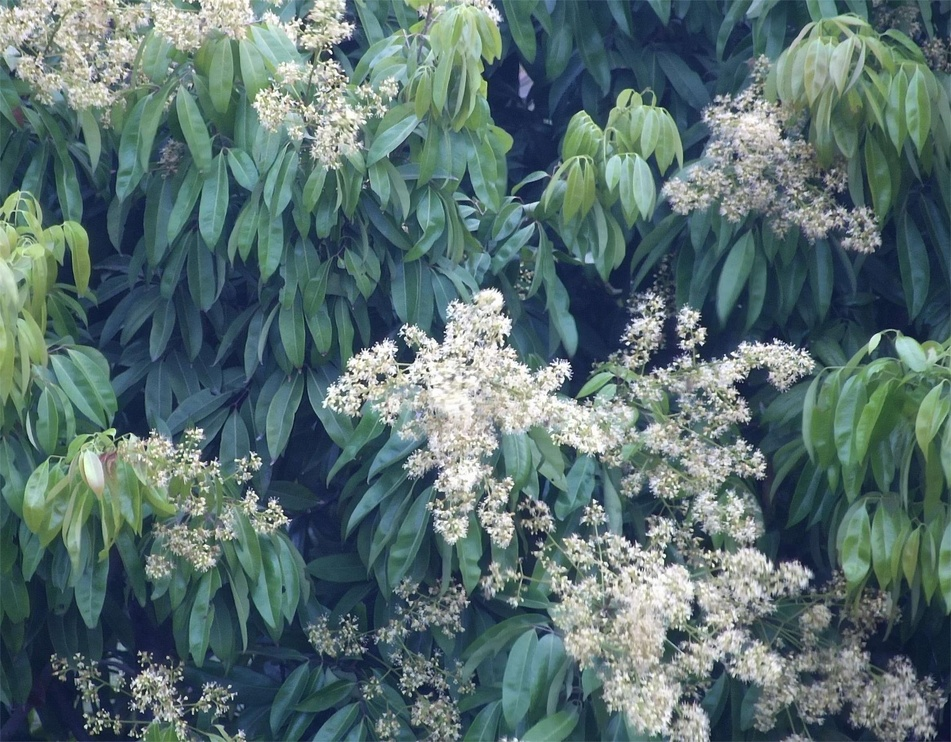
#> input picture img/tree_201_xh7_20210319064500.jpg, 951 x 742 px, shrunk from 2326 x 1813 before the run
$ python add_img.py
#> lines starting #> are read from the running program, lines starting #| are printed output that depends on the picture
import cv2
import matplotlib.pyplot as plt
import numpy as np

# 加载图像
image = cv2.imread('img/tree_201_xh7_20210319064500.jpg')
#> image is the input picture: shape (742, 951, 3); mean B, G, R 111.8, 112.2, 89.6

# 调整亮度
bright_image = cv2.convertScaleAbs(image, alpha=1.2, beta=10)
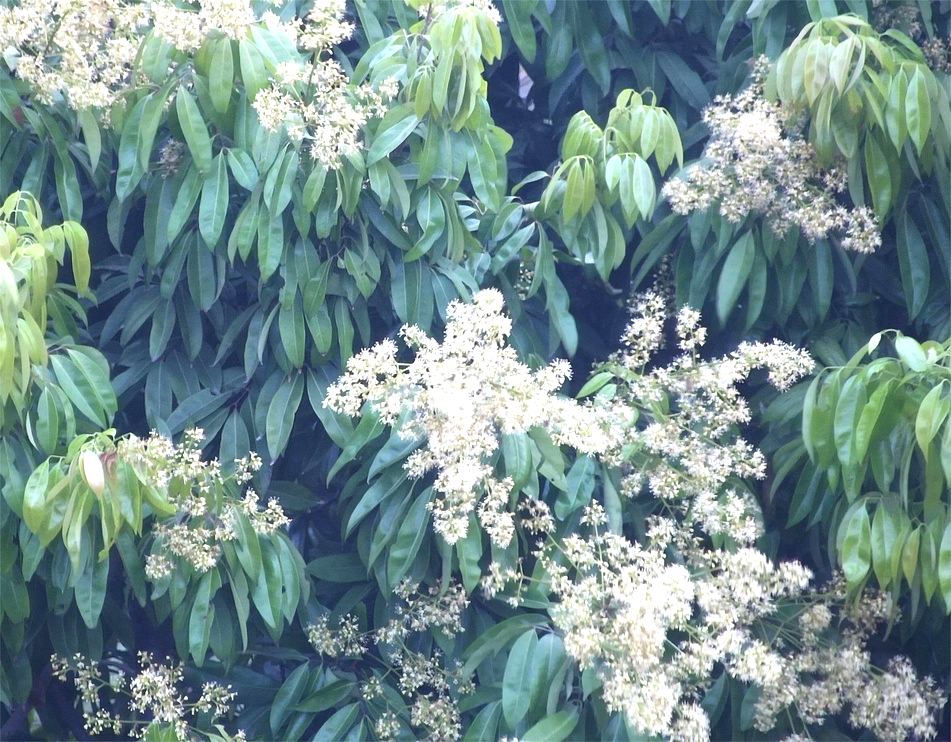
#> bright_image: shape (742, 951, 3); mean B, G, R 142.9, 143, 116.1

# 应用滤镜
blurred_image = cv2.GaussianBlur(image, (15, 15), 0)
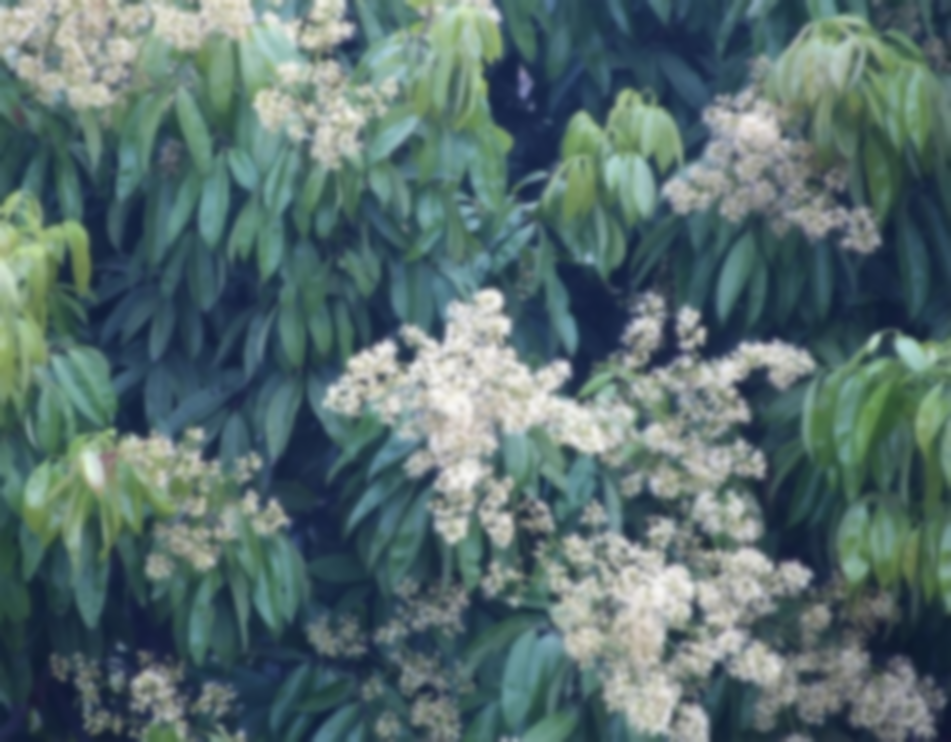
#> blurred_image: shape (742, 951, 3); mean B, G, R 111.8, 112.1, 89.5

# 调整图像亮度和对比度
brightness = -50
contrast = 0.5
ni_image = np.clip(image * contrast + brightness, 0, 255).astype(np.uint8)
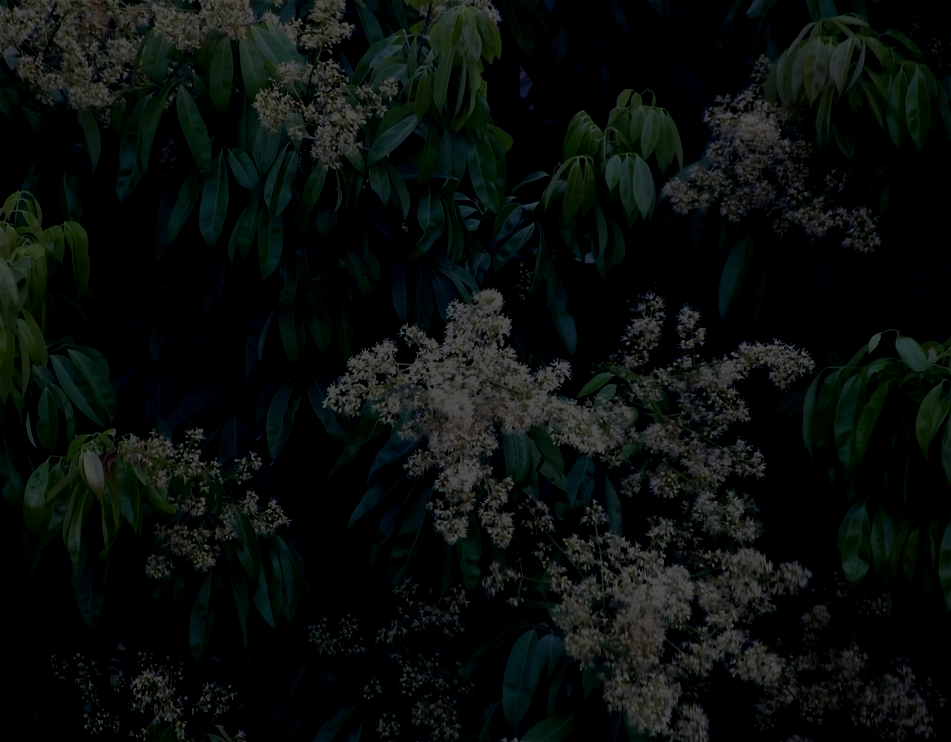
#> ni_image: shape (742, 951, 3); mean B, G, R 11.8, 14.2, 9.7


# 创建一个2x2的图像网格
fig, axes = plt.subplots(2, 2, figsize=(10, 8))

# 在网格中显示原图
axes[0, 0].imshow(cv2.cvtColor(image, cv2.COLOR_BGR2RGB))
axes[0, 0].set_title('原图')

# 在网格中显示亮度调整后的图
axes[0, 1].imshow(cv2.cvtColor(bright_image, cv2.COLOR_BGR2RGB))
axes[0, 1].set_title('正光')

# 在网格中显示滤镜后的图
axes[1, 0].imshow(cv2.cvtColor(blurred_image, cv2.COLOR_BGR2RGB))
axes[1, 0].set_title('雾中')

# 在网格中显示滤镜后的图
axes[1, 1].imshow(cv2.cvtColor(ni_image, cv2.COLOR_BGR2RGB))
axes[1, 1].set_title('逆光')

# 调整图像网格之间的间距
plt.tight_layout()

# 显示图像
plt.show()
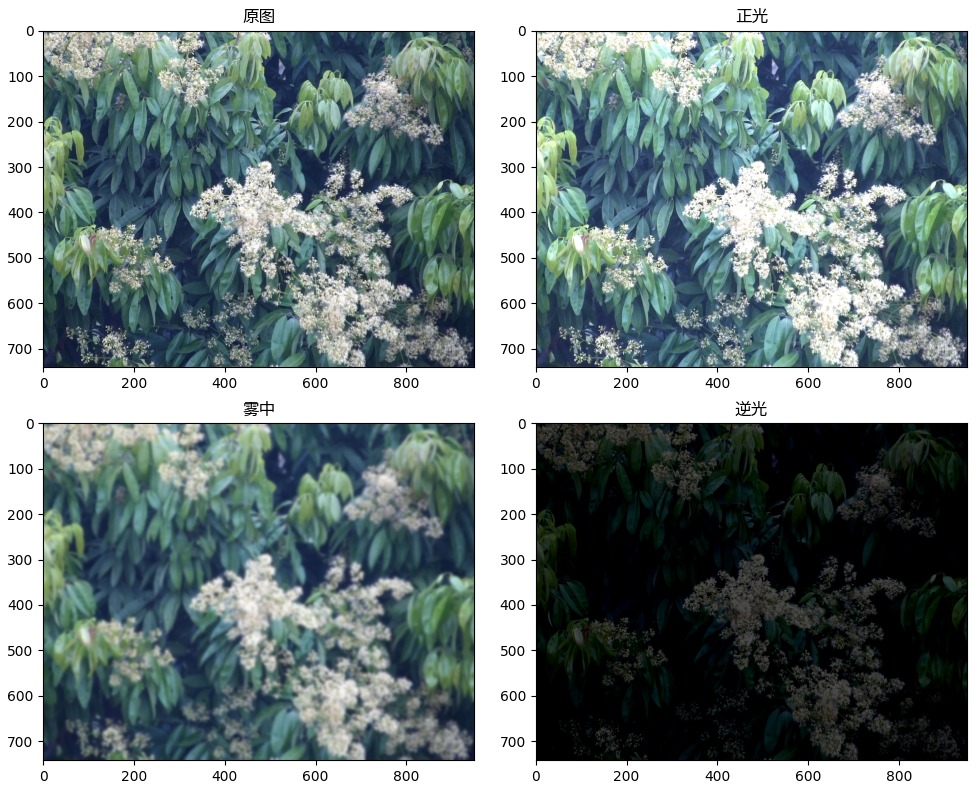
#> figure drawn by matplotlib, 4 panels

$ run again, with img/1.jpg copied over img/tree_201_xh7_20210319064500.jpg
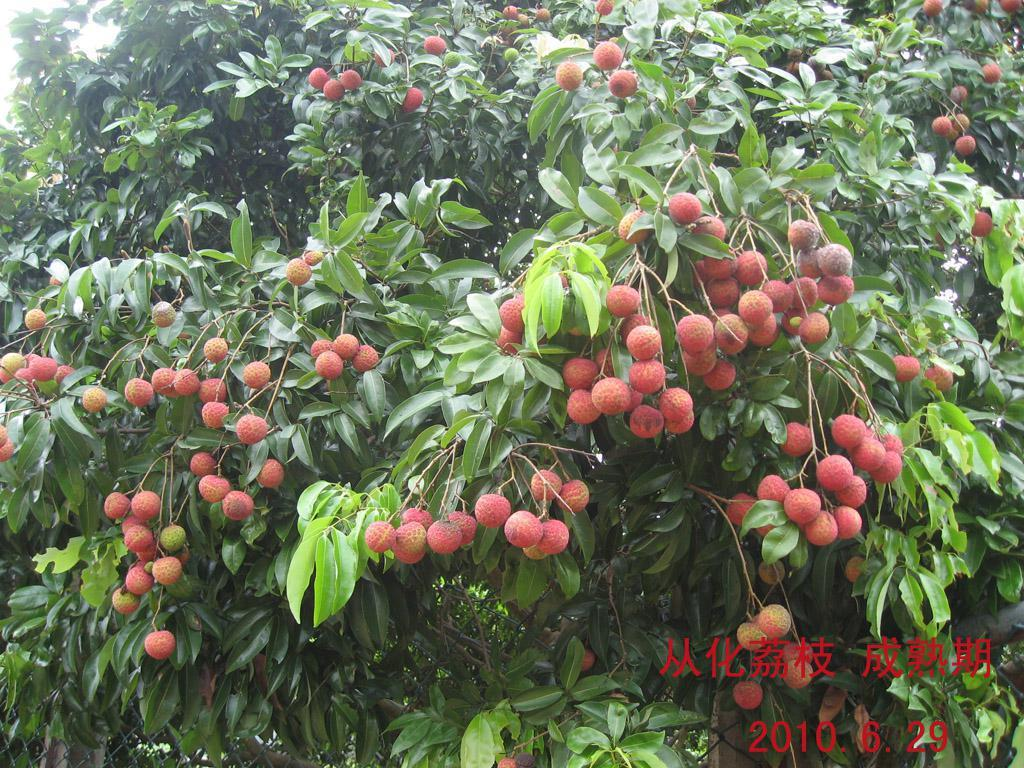
#> input picture img/1.jpg, 1024 x 768 px
#> image is the input picture: shape (768, 1024, 3); mean B, G, R 90.3, 115.7, 108.8
#> `ni_image = np.clip(image * contrast + brightness, 0, 255).astype(np.ui..`:
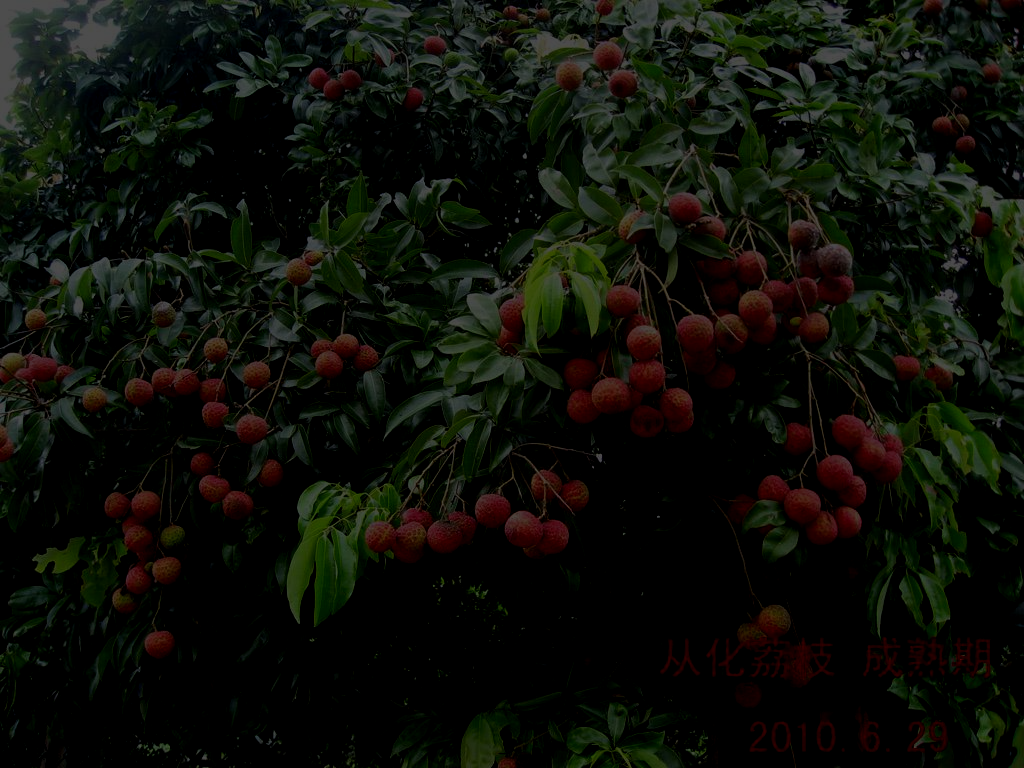
#> ni_image: shape (768, 1024, 3); mean B, G, R 8.8, 15.6, 13.7
#> `plt.show()`:
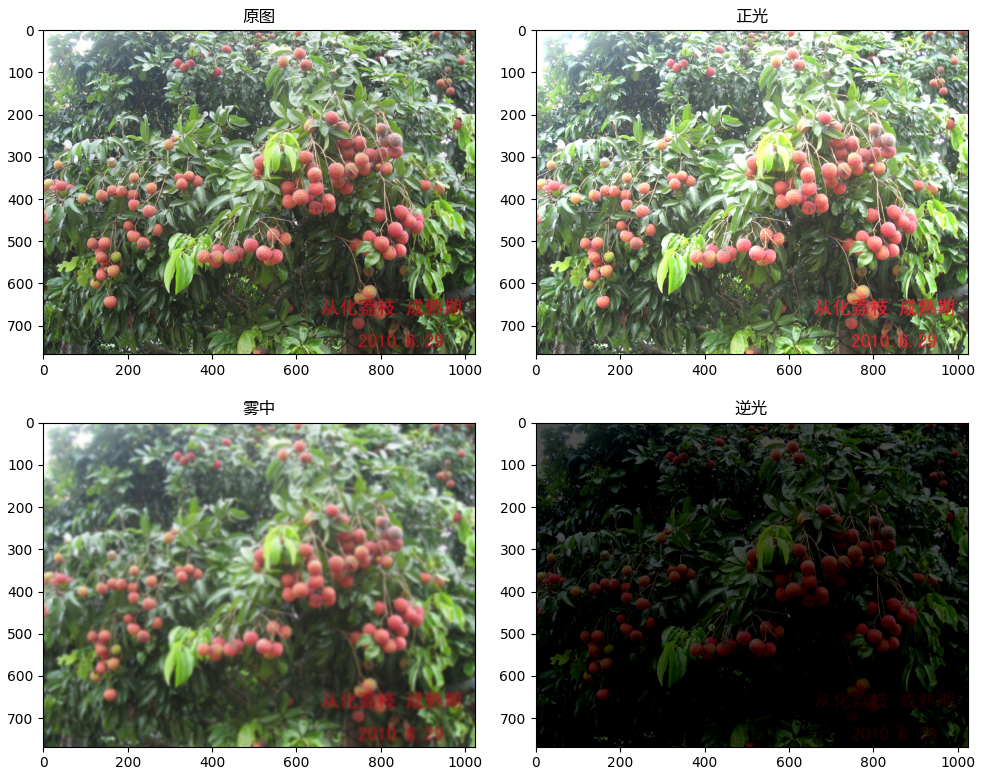
#> figure drawn by matplotlib, 4 panels

$ run again, with img/2020-03-14_10_39.jpg copied over img/tree_201_xh7_20210319064500.jpg
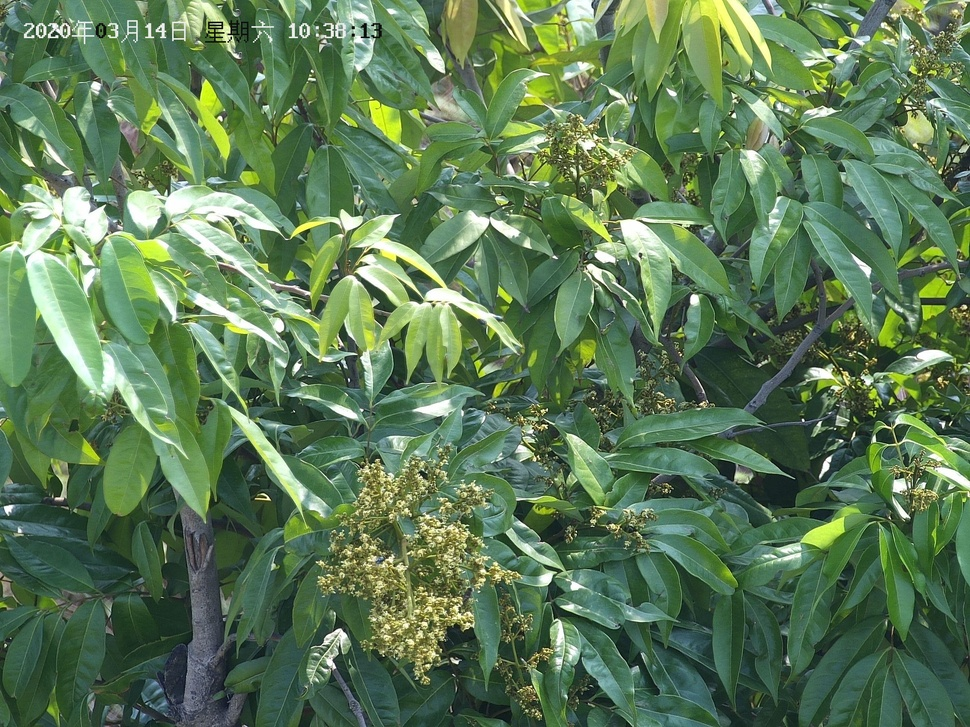
#> input picture img/2020-03-14_10_39.jpg, 970 x 727 px, shrunk from 2592 x 1944 before the run
#> image is the input picture: shape (727, 970, 3); mean B, G, R 85.4, 121.9, 91.7
#> `ni_image = np.clip(image * contrast + brightness, 0, 255).astype(np.ui..`:
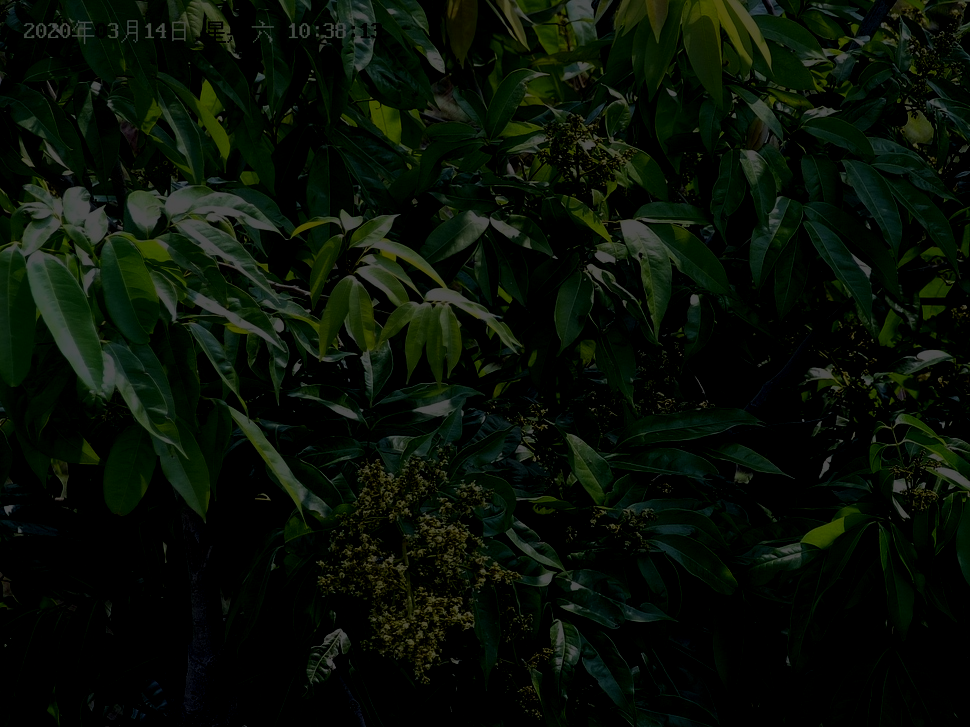
#> ni_image: shape (727, 970, 3); mean B, G, R 6.4, 15.7, 8.3
#> `plt.show()`:
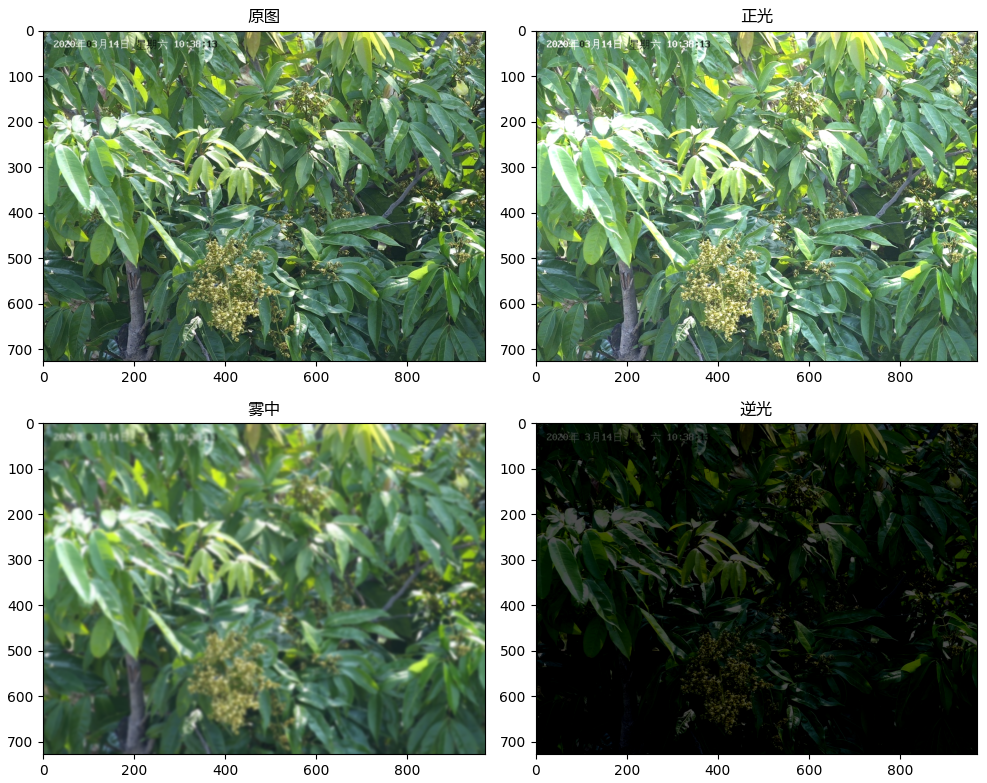
#> figure drawn by matplotlib, 4 panels

$ run again, with img/2020-03-16_12_32.jpg copied over img/tree_201_xh7_20210319064500.jpg
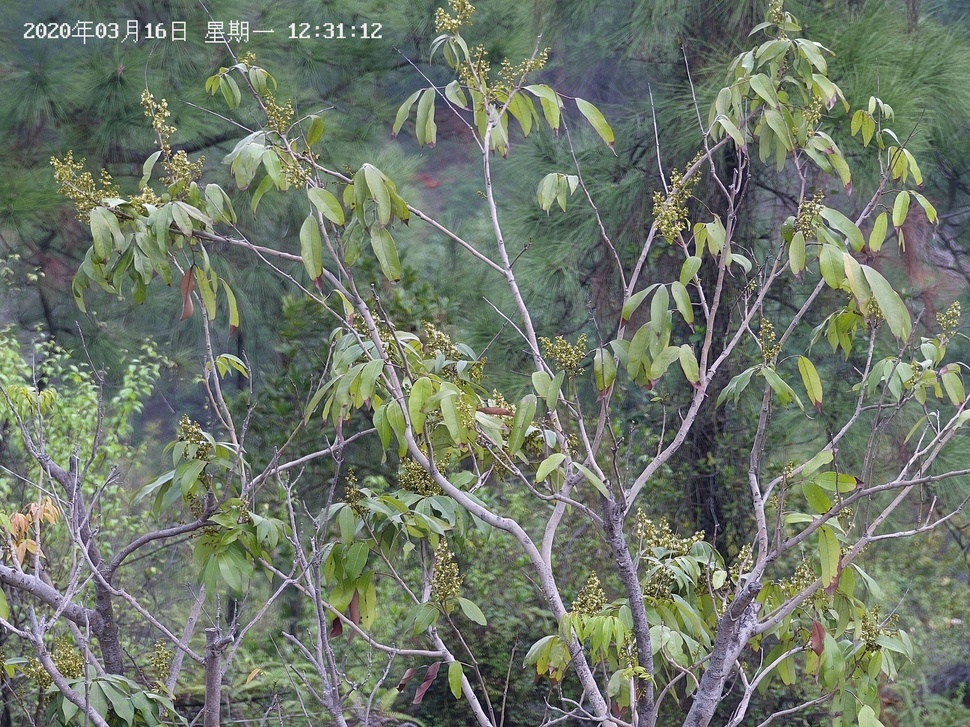
#> input picture img/2020-03-16_12_32.jpg, 970 x 727 px, shrunk from 2592 x 1944 before the run
#> image is the input picture: shape (727, 970, 3); mean B, G, R 104.8, 119.2, 110
#> `ni_image = np.clip(image * contrast + brightness, 0, 255).astype(np.ui..`:
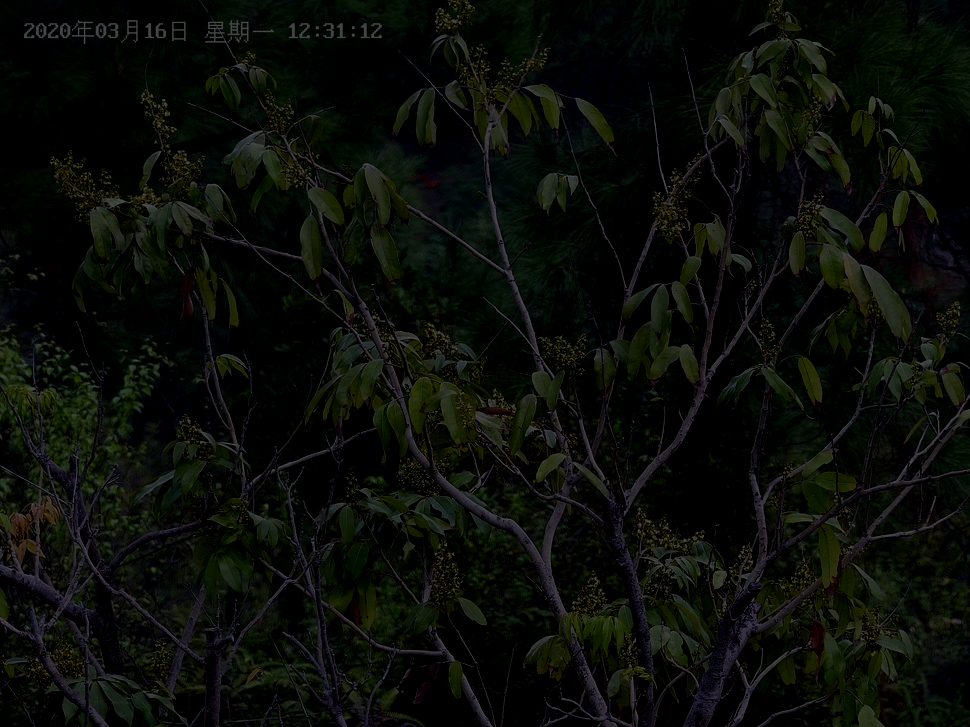
#> ni_image: shape (727, 970, 3); mean B, G, R 8.1, 13, 10.2
#> `plt.show()`:
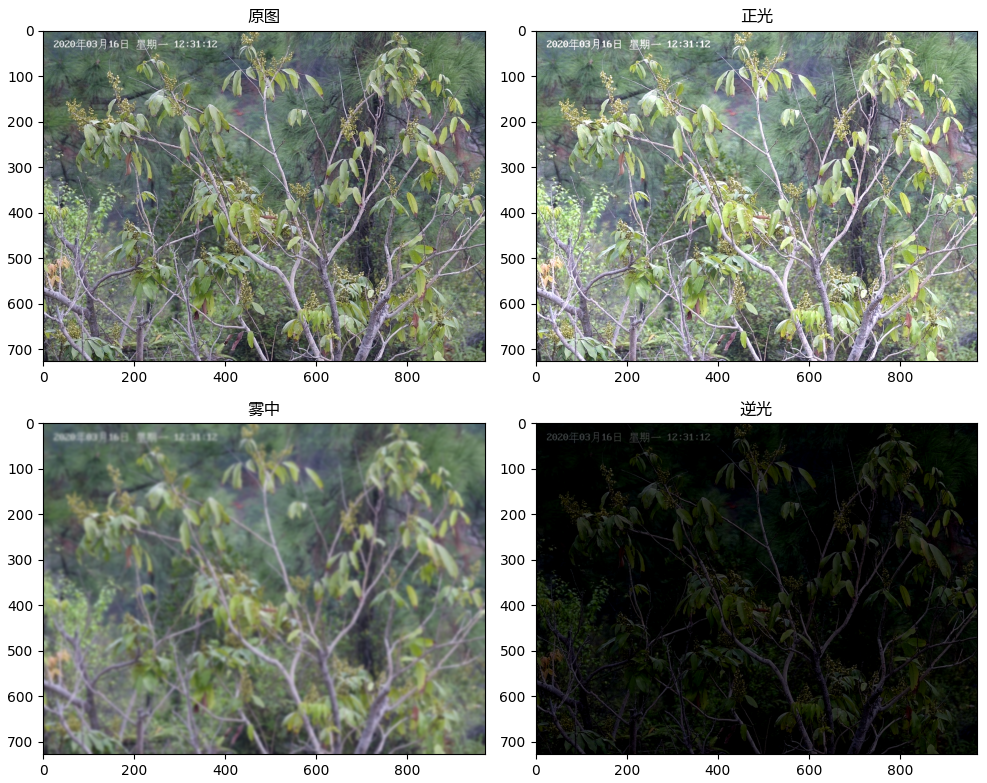
#> figure drawn by matplotlib, 4 panels
